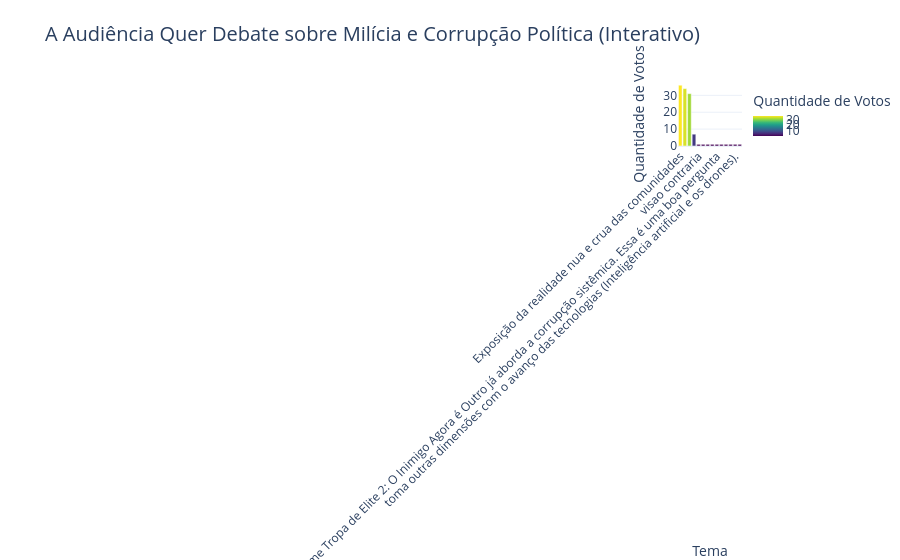

Notebook code for this chart:
### Markdown cell above
## 5. Os Temas Mais Relevantes para a Sequência (O "O Quê")

Esta pergunta foi múltipla escolha (Selecione até 3). Precisamos processar esses dados para criar um gráfico interativo que mostre quais temas o nicho quer ver em um próximo projeto.

### Code cell
# ==========================================
# GRÁFICO 4: Temas para Sequência - Interativo (Plotly + Pandas Explode)
# ==========================================

col_temas = 'Com base nos temas abordados do filme, numa provável sequência, quais temas devem ser abordados principalmente:'

# 1. Separar as respostas de múltipla escolha (que estão separadas por vírgula)
# Criamos uma série com todas as palavras separadas
temas_series = df_watched[col_temas].str.split(', ').explode()
# Removemos espaços extras
temas_series = temas_series.str.strip()
# Contagem
temas_counts = temas_series.value_counts().reset_index()
temas_counts.columns = ['Tema', 'Contagem']

# 2. Criar Gráfico Interativo de Barras com Plotly
fig_temas = px.bar(
    temas_counts, 
    x='Tema', 
    y='Contagem',
    color='Contagem',
    color_continuous_scale=px.colors.sequential.Viridis,
    title='A Audiência Quer Debate sobre Milícia e Corrupção Política (Interativo)',
    labels={'Contagem': 'Quantidade de Votos'},
    template="plotly_white"
)

fig_temas.update_layout(xaxis_tickangle=-45, title_font_size=20)
fig_temas.show()

### Figure 1 — Plotly figure (JSON) as saved in the notebook; plotly's stock layout.template omitted (floating-point values rounded to 4 significant figures)
{"data": [{"hovertemplate": "Tema=%{x}<br>Quantidade de Votos=%{marker.color}<extra></extra>", "legendgroup": "", "marker": {"color": [36, 34, 31, 7, 1, 1, 1, 1, 1, 1, 1, 1, 1, 1], "coloraxis": "coloraxis", "pattern": {"shape": ""}}, "name": "", "orientation": "v", "showlegend": false, "textposition": "auto", "type": "bar", "x": ["Exposição da realidade nua e crua das comunidades", "Política/Burocracia/Corrupção", "Ação/Operações das forças da Polícia", "+ Capitão Nascimento", "visao contraria", "do povo que nao escolheu a situaçao e como eles sao afetados pela violencia", "", "Os reais chefes das organizações criminosas na Faria Lima. O trafico de influencia entre as fintechs e a politica.", "O filme Tropa de Elite 2: O Inimigo Agora é Outro já aborda a corrupção sistêmica. Essa é uma boa pergunta", "eu me atreveria a dizer que o Padilha abordaria a atualização da violência para a escala global. No Tropa de Elite 3 poderia demonstrar como a formação da segurança pública na América Latina é ligada ao imperialismo norte americano", "e como essa \"guerra psicológica\"", "usando o narco tráfico como pano de fundo", "toma outras dimensões com o avanço das tecnologias (Inteligência artificial e os drones).", "Mostrar o fim das pessoas que tomam decisoes erradas. Jovens que nao passam doa 20 anos mundo crime. Quem sabe assim naobse deixam influenciar"], "xaxis": "x", "y": [36, 34, 31, 7, 1, 1, 1, 1, 1, 1, 1, 1, 1, 1], "yaxis": "y"}], "layout": {"barmode": "relative", "coloraxis": {"colorbar": {"title": {"text": "Quantidade de Votos"}}, "colorscale": [[0, "#440154"], [0.1111, "#482878"], [0.2222, "#3e4989"], [0.3333, "#31688e"], [0.4444, "#26828e"], [0.5556, "#1f9e89"], [0.6667, "#35b779"], [0.7778, "#6ece58"], [0.8889, "#b5de2b"], [1, "#fde725"]]}, "legend": {"tracegroupgap": 0}, "title": {"font": {"size": 20}, "text": "A Audiência Quer Debate sobre Milícia e Corrupção Política (Interativo)"}, "xaxis": {"anchor": "y", "domain": [0, 1], "tickangle": -45, "title": {"text": "Tema"}}, "yaxis": {"anchor": "x", "domain": [0, 1], "title": {"text": "Quantidade de Votos"}}}}
